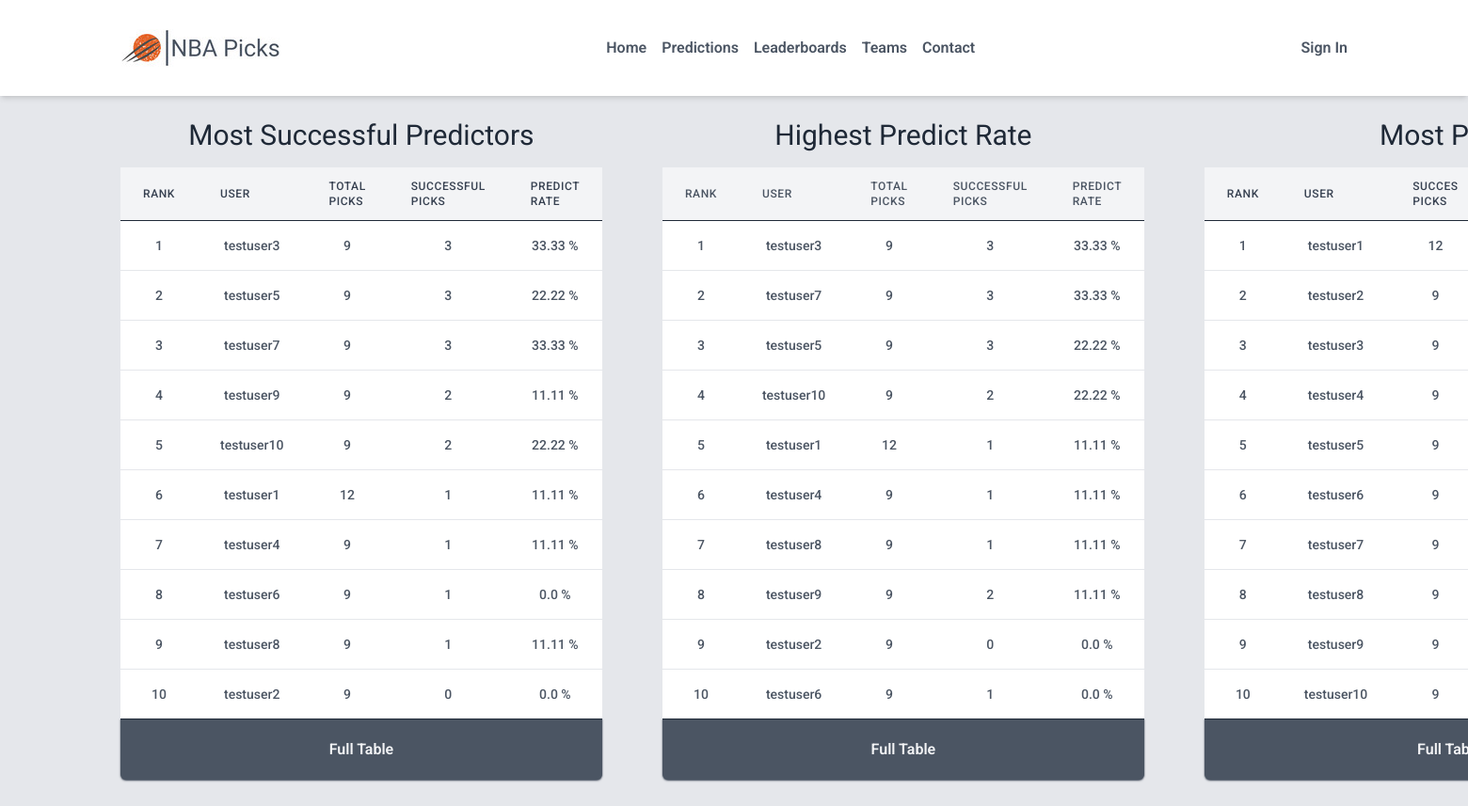
/leaderboards/, run on the app's committed database.
### core/models.py (models this page shows, shortened)
class CustomUser(AbstractBaseUser):
    username = models.CharField(max_length=50, unique=True)
    email = models.EmailField(
        verbose_name="email address",
        max_length=255,
        unique=True)
    successful_picks = models.IntegerField(default=0)
    total_picks = models.IntegerField(default=0)
    success_rate = models.FloatField(default=0)
    is_active = models.BooleanField(default=True)
    is_admin = models.BooleanField(default=False)
    objects = CustomUserManager()
    USERNAME_FIELD = "username"
    REQUIRED_FIELDS = ["email"]

### core/views.py (the view)
# urls.py: path('leaderboards/', views.leaderboards, name="leaderboards"),
def leaderboards(request):
    most_picks = CustomUser.objects.filter(total_picks__gte=3).order_by("-total_picks")[:10]
    most_successful = CustomUser.objects.filter(total_picks__gte=3).order_by("-successful_picks")[:10]
    highest_rate = CustomUser.objects.filter(total_picks__gte=3).order_by("-success_rate")[:10]
    return render(request, "leaderboards.html", {"most_successful": most_successful, "most_picks": most_picks, "highest_rate": highest_rate})

### templates/leaderboards.html (shortened to what this page needs)
{% extends 'index.html' %}
{% load static %}
{% block content %}
<div style="font-family: Roboto" class="mx-4 md:mx-32 md:my-6 min-h-screen flex flex-col md:flex-row justify-between gap-16">
  <div class="flex flex-col text-center">
    <h1 class="text-3xl mb-4 text-gray-800 dark:text-gray-300">Most Successful Predictors</h1>
    <table class="min-w-full divide-y divide-gray-200 table-fixed rounded-xl border-gray-300 dark:divide-gray-700">
        <thead class="bg-gray-100 dark:bg-gray-700 border-b border-gray-800">
            <tr>
                <th scope="col" class="py-3 px-6 text-xs font-medium tracking-wider text-left text-gray-700 uppercase dark:text-gray-300">
                    Rank
                </th>
                <th scope="col" class="py-3 px-6 text-xs font-medium tracking-wider text-left text-gray-700 uppercase dark:text-gray-300">
                    User
                </th>
                <th scope="col" class="py-3 px-6 text-xs font-medium tracking-wider text-left text-gray-700 uppercase dark:text-gray-300">
                    Total Picks
                </th>
                <th scope="col" class="py-3 px-6 text-xs font-medium tracking-wider text-left text-gray-700 uppercase dark:text-gray-300">
                  Successful Picks
                </th>
                <th scope="col" class="py-3 px-6 text-xs font-medium tracking-wider text-left text-gray-700 uppercase dark:text-gray-300">
                  Predict Rate
                </th>
            </tr>
        </thead>
        <tbody class="bg-white divide-y divide-gray-200 dark:bg-gray-800 dark:divide-gray-700">
          {% for user in most_successful %}
            <tr class="hover:bg-gray-300 dark:hover:bg-gray-700">
                <td class="py-4 px-6 text-sm font-medium text-gray-600 whitespace-nowrap dark:text-white">{{ forloop.counter }}</td>
                <td class="py-4 px-6 text-sm font-medium text-gray-600 whitespace-nowrap dark:text-white">{{ user.username }}</td>
                <td class="py-4 px-6 text-sm font-medium text-gray-600 whitespace-nowrap dark:text-white">{{ user.total_picks }}</td>
                <td class="py-4 px-6 text-sm font-medium text-gray-600 whitespace-nowrap dark:text-white">{{ user.successful_picks }}</td>
                <td class="py-4 px-6 text-sm font-medium text-gray-600 whitespace-nowrap dark:text-white">{{ user.success_rate}} %</td>
            </tr>
          {% endfor %}
        </tbody>
    </table>
    <a href="most-successful/" class="bg-gray-600 text-gray-100 dark:text-gray-300 inline-block py-5 px-[84px] border-t border-gray-800 rounded-b-md shadow-sm dark:shadow-md shadow-gray-700 dark:shadow-gray-800 hover:border hover:border-gray-700 dark:hover:border-gray-500 font-semibold">Full Table</a>
  </div>
  <div class="flex flex-col text-center">
    <h1 class="text-3xl mb-4 text-gray-800 dark:text-gray-300">Highest Predict Rate</h1>
    <table class="min-w-full divide-y divide-gray-200 table-fixed rounded-xl border-gray-300 dark:divide-gray-700">
        <thead class="bg-gray-100 dark:bg-gray-700 border-b border-gray-800">
            <tr>
                <th scope="col" class="py-3 px-6 text-xs font-medium tracking-wider text-left text-gray-600 uppercase dark:text-gray-300">
                    Rank
                </th>
                <th scope="col" class="py-3 px-6 text-xs font-medium tracking-wider text-left text-gray-600 uppercase dark:text-gray-300">
                    User
                </th>
                <th scope="col" class="py-3 px-6 text-xs font-medium tracking-wider text-left text-gray-600 uppercase dark:text-gray-300">
                    Total Picks
                </th>
                <th scope="col" class="py-3 px-6 text-xs font-medium tracking-wider text-left text-gray-600 uppercase dark:text-gray-300">
                  Successful Picks
                </th>
                <th scope="col" class="py-3 px-6 text-xs font-medium tracking-wider text-left text-gray-600 uppercase dark:text-gray-300">
                  Predict Rate
                </th>
            </tr>
        </thead>
        <tbody class="bg-white divide-y divide-gray-200 dark:bg-gray-800 dark:divide-gray-700">
          {% for user in highest_rate %}
            <tr class="hover:bg-gray-300 dark:hover:bg-gray-700">
                <td class="py-4 px-6 text-sm font-medium text-gray-600 whitespace-nowrap dark:text-white">{{ forloop.counter }}</td>
                <td class="py-4 px-6 text-sm font-medium text-gray-600 whitespace-nowrap dark:text-white">{{ user.username }}</td>
                <td class="py-4 px-6 text-sm font-medium text-gray-600 whitespace-nowrap dark:text-white">{{ user.total_picks }}</td>
                <td class="py-4 px-6 text-sm font-medium text-gray-600 whitespace-nowrap dark:text-white">{{ user.successful_picks }}</td>
                <td class="py-4 px-6 text-sm font-medium text-gray-600 whitespace-nowrap dark:text-white">{{ user.success_rate }} %</td>
            </tr>
          {% endfor %}
        </tbody>
    </table>
    <a href="highest-rate/" class="bg-gray-600 text-gray-100 dark:text-gray-300 inline-block py-5 px-[84px] border-t border-gray-800 rounded-b-md shadow-sm dark:shadow-md shadow-gray-700 dark:shadow-gray-800 hover:border hover:border-gray-700 dark:hover:border-gray-500 font-semibold">Full Table</a>
  </div>
  <div class="flex flex-col text-center">
    <h1 class="text-3xl mb-4 text-gray-800 dark:text-gray-300">Most Picks</h1>
    <table class="min-w-full divide-y divide-gray-200 table-fixed rounded-xl border-gray-300 dark:divide-gray-700">
        <thead class="bg-gray-100 dark:bg-gray-700 border-b border-gray-800">
            <tr>
                <th scope="col" class="py-3 px-6 text-xs font-medium tracking-wider text-left text-gray-700 uppercase dark:text-gray-400">
                    Rank
                </th>
                <th scope="col" class="py-3 px-6 text-xs font-medium tracking-wider text-left text-gray-700 uppercase dark:text-gray-400">
                    User
                </th>
                <th scope="col" class="py-3 px-6 text-xs font-medium tracking-wider text-left text-gray-700 uppercase dark:text-gray-400">
                    Succes Picks
                </th>
            </tr>
        </thead>
        <tbody class="bg-white divide-y divide-gray-200 dark:bg-gray-800 dark:divide-gray-700">
          {% for user in most_picks %}
            <tr class="hover:bg-gray-300 dark:hover:bg-gray-700">
                <td class="py-4 px-6 text-sm font-medium text-gray-600 whitespace-nowrap dark:text-white">{{ forloop.counter }}</td>
                <td class="py-4 px-6 text-sm font-medium text-gray-600 whitespace-nowrap dark:text-white">{{ user.username }}</td>
                <td class="py-4 px-6 text-sm font-medium text-gray-600 whitespace-nowrap dark:text-white">{{ user.total_picks }}</td>
            </tr>
          {% endfor %}
        </tbody>
    </table>
    <a href="most-picks/" class="bg-gray-600 text-gray-100 dark:text-gray-300 inline-block py-5 px-[84px] border-t border-gray-800 rounded-b-md shadow-sm dark:shadow-md shadow-gray-700 dark:shadow-gray-800 hover:border hover:border-gray-700 dark:hover:border-gray-500 font-semibold">Full Table</a>
  </div>
</div>
{% endblock content%}

### data on the page
CustomUser: username "testuser3", total_picks "9", successful_picks "3", success_rate "33.33"
CustomUser: username "testuser5", total_picks "9", successful_picks "3", success_rate "22.22"
CustomUser: username "testuser7", total_picks "9", successful_picks "3", success_rate "33.33"
CustomUser: username "testuser9", total_picks "9", successful_picks "2", success_rate "11.11"
CustomUser: username "testuser10", total_picks "9", successful_picks "2", success_rate "22.22"
CustomUser: username "testuser1", total_picks "12", successful_picks "1", success_rate "11.11"
CustomUser: username "testuser4", total_picks "9", successful_picks "1", success_rate "11.11"
CustomUser: username "testuser6", total_picks "9", successful_picks "1", success_rate "0.0"
CustomUser: username "testuser8", total_picks "9", successful_picks "1", success_rate "11.11"
CustomUser: username "testuser2", total_picks "9", successful_picks "0", success_rate "0.0"
